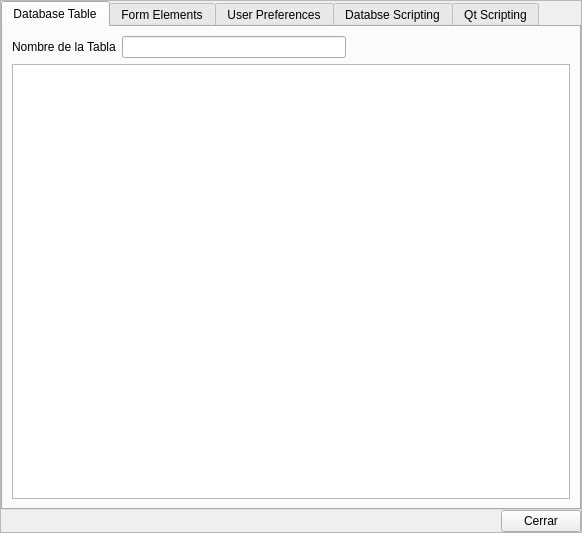
<ui version="4.0" >
 <author>Tomeu Borras Riera</author>
 <class>BlFormConfigBase</class>
 <widget class="QWidget" name="BlFormConfigBase" >
  <property name="geometry" >
   <rect>
    <x>0</x>
    <y>0</y>
    <width>582</width>
    <height>533</height>
   </rect>
  </property>
  <property name="sizePolicy" >
   <sizepolicy>
    <hsizetype>7</hsizetype>
    <vsizetype>7</vsizetype>
    <horstretch>0</horstretch>
    <verstretch>0</verstretch>
   </sizepolicy>
  </property>
  <property name="windowTitle" >
   <string>Form</string>
  </property>
  <property name="autoFillBackground" >
   <bool>true</bool>
  </property>
  <layout class="QVBoxLayout" >
   <property name="margin" >
    <number>0</number>
   </property>
   <property name="spacing" >
    <number>0</number>
   </property>
   <item>
    <widget class="QFrame" name="frame" >
     <property name="sizePolicy" >
      <sizepolicy>
       <hsizetype>7</hsizetype>
       <vsizetype>7</vsizetype>
       <horstretch>0</horstretch>
       <verstretch>0</verstretch>
      </sizepolicy>
     </property>
     <property name="autoFillBackground" >
      <bool>true</bool>
     </property>
     <property name="frameShape" >
      <enum>QFrame::StyledPanel</enum>
     </property>
     <property name="frameShadow" >
      <enum>QFrame::Raised</enum>
     </property>
     <layout class="QVBoxLayout" >
      <property name="margin" >
       <number>0</number>
      </property>
      <property name="spacing" >
       <number>0</number>
      </property>
      <item>
       <widget class="QTabWidget" name="mui_tab" >
        <property name="currentIndex" >
         <number>0</number>
        </property>
        <widget class="QWidget" name="tab" >
         <attribute name="title" >
          <string>Database Table</string>
         </attribute>
         <layout class="QVBoxLayout" >
          <property name="margin" >
           <number>9</number>
          </property>
          <property name="spacing" >
           <number>6</number>
          </property>
          <item>
           <layout class="QHBoxLayout" >
            <property name="margin" >
             <number>0</number>
            </property>
            <property name="spacing" >
             <number>6</number>
            </property>
            <item>
             <widget class="QLabel" name="label" >
              <property name="text" >
               <string>Nombre de la Tabla</string>
              </property>
             </widget>
            </item>
            <item>
             <widget class="QLineEdit" name="mui_tablename" />
            </item>
            <item>
             <spacer>
              <property name="orientation" >
               <enum>Qt::Horizontal</enum>
              </property>
              <property name="sizeHint" >
               <size>
                <width>40</width>
                <height>20</height>
               </size>
              </property>
             </spacer>
            </item>
           </layout>
          </item>
          <item>
           <widget class="QTableWidget" name="mui_databasetable" />
          </item>
         </layout>
        </widget>
        <widget class="QWidget" name="tab_2" >
         <attribute name="title" >
          <string>Form Elements</string>
         </attribute>
         <layout class="QVBoxLayout" >
          <property name="margin" >
           <number>9</number>
          </property>
          <property name="spacing" >
           <number>6</number>
          </property>
          <item>
           <layout class="QHBoxLayout" >
            <property name="margin" >
             <number>0</number>
            </property>
            <property name="spacing" >
             <number>6</number>
            </property>
            <item>
             <widget class="QLabel" name="label_2" >
              <property name="text" >
               <string>Nombre de la Tabla</string>
              </property>
             </widget>
            </item>
            <item>
             <widget class="QLineEdit" name="mui_formtablename" />
            </item>
            <item>
             <spacer>
              <property name="orientation" >
               <enum>Qt::Horizontal</enum>
              </property>
              <property name="sizeHint" >
               <size>
                <width>40</width>
                <height>20</height>
               </size>
              </property>
             </spacer>
            </item>
           </layout>
          </item>
          <item>
           <layout class="QHBoxLayout" >
            <property name="margin" >
             <number>0</number>
            </property>
            <property name="spacing" >
             <number>6</number>
            </property>
            <item>
             <widget class="QLabel" name="label_3" >
              <property name="text" >
               <string>Campo Indice</string>
              </property>
             </widget>
            </item>
            <item>
             <widget class="QLineEdit" name="mui_formcampoindice" />
            </item>
            <item>
             <spacer>
              <property name="orientation" >
               <enum>Qt::Horizontal</enum>
              </property>
              <property name="sizeHint" >
               <size>
                <width>40</width>
                <height>20</height>
               </size>
              </property>
             </spacer>
            </item>
           </layout>
          </item>
          <item>
           <widget class="QTableWidget" name="mui_formelements" />
          </item>
         </layout>
        </widget>
        <widget class="QWidget" name="tab_3" >
         <attribute name="title" >
          <string>User Preferences</string>
         </attribute>
         <layout class="QVBoxLayout" >
          <property name="margin" >
           <number>9</number>
          </property>
          <property name="spacing" >
           <number>6</number>
          </property>
          <item>
           <layout class="QHBoxLayout" >
            <property name="margin" >
             <number>0</number>
            </property>
            <property name="spacing" >
             <number>6</number>
            </property>
            <item>
             <widget class="QLabel" name="label_5" >
              <property name="text" >
               <string>Usuario Actual</string>
              </property>
             </widget>
            </item>
            <item>
             <widget class="QLineEdit" name="mui_currentuser" />
            </item>
            <item>
             <spacer>
              <property name="orientation" >
               <enum>Qt::Horizontal</enum>
              </property>
              <property name="sizeHint" >
               <size>
                <width>40</width>
                <height>20</height>
               </size>
              </property>
             </spacer>
            </item>
           </layout>
          </item>
          <item>
           <layout class="QHBoxLayout" >
            <property name="margin" >
             <number>0</number>
            </property>
            <property name="spacing" >
             <number>6</number>
            </property>
            <item>
             <widget class="QLabel" name="label_4" >
              <property name="text" >
               <string>Propietario de la tablas</string>
              </property>
             </widget>
            </item>
            <item>
             <widget class="QLineEdit" name="mui_tableowner" />
            </item>
            <item>
             <spacer>
              <property name="orientation" >
               <enum>Qt::Horizontal</enum>
              </property>
              <property name="sizeHint" >
               <size>
                <width>40</width>
                <height>20</height>
               </size>
              </property>
             </spacer>
            </item>
           </layout>
          </item>
          <item>
           <widget class="QTableWidget" name="mui_usertable" />
          </item>
         </layout>
        </widget>
        <widget class="QWidget" name="tab_4" >
         <attribute name="title" >
          <string>Databse Scripting</string>
         </attribute>
        </widget>
        <widget class="QWidget" name="tab_5" >
         <attribute name="title" >
          <string>Qt Scripting</string>
         </attribute>
        </widget>
       </widget>
      </item>
      <item>
       <layout class="QHBoxLayout" >
        <property name="margin" >
         <number>0</number>
        </property>
        <property name="spacing" >
         <number>0</number>
        </property>
        <item>
         <spacer>
          <property name="orientation" >
           <enum>Qt::Horizontal</enum>
          </property>
          <property name="sizeHint" >
           <size>
            <width>40</width>
            <height>20</height>
           </size>
          </property>
         </spacer>
        </item>
        <item>
         <widget class="QPushButton" name="pushButton" >
          <property name="text" >
           <string>Cerrar</string>
          </property>
         </widget>
        </item>
       </layout>
      </item>
     </layout>
    </widget>
   </item>
  </layout>
 </widget>
 <layoutdefault spacing="0" margin="0" />
 <resources/>
 <connections>
  <connection>
   <sender>pushButton</sender>
   <signal>clicked()</signal>
   <receiver>BlFormConfigBase</receiver>
   <slot>close()</slot>
   <hints>
    <hint type="sourcelabel" >
     <x>430</x>
     <y>412</y>
    </hint>
    <hint type="destinationlabel" >
     <x>510</x>
     <y>414</y>
    </hint>
   </hints>
  </connection>
 </connections>
</ui>
